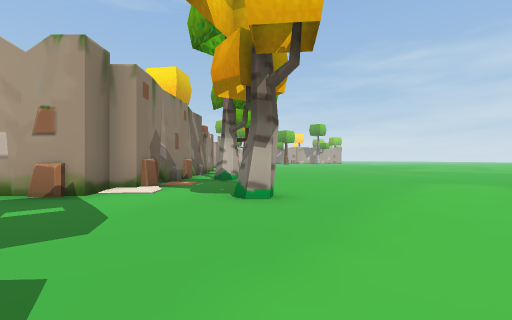
view 1 (above)

24 first-person views from a walk through a Unity game level. The camera is 1.2 m above the floor, looks level and sees 90° across. The floor is counted in squares, 2 m on a side. Each view is taken from the middle of a square. On the plan, view 1 faces up. The plan holds only what a view shows up to about 9 squares ahead; the rest is blank. The place goes on beyond the plan. The player character is not drawn. Some animated figures are left out.

view 2
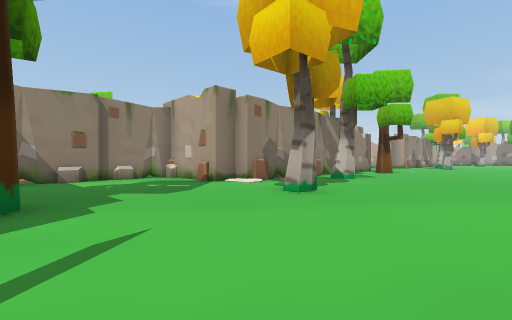

view 3
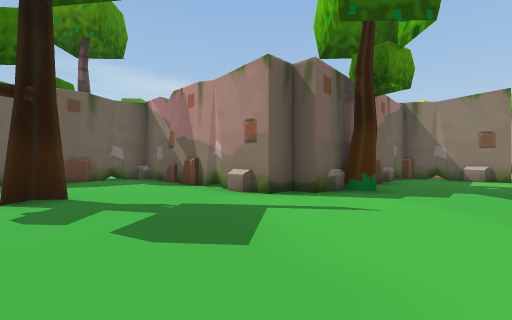

view 4
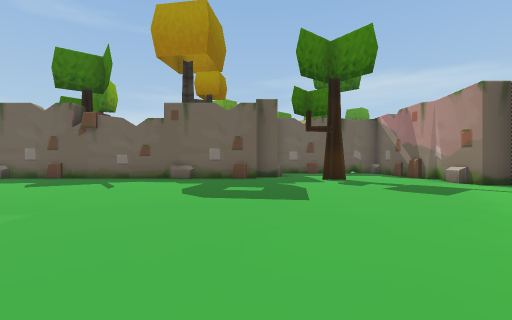

view 5
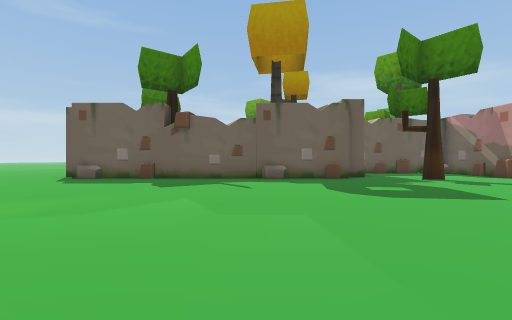

view 6
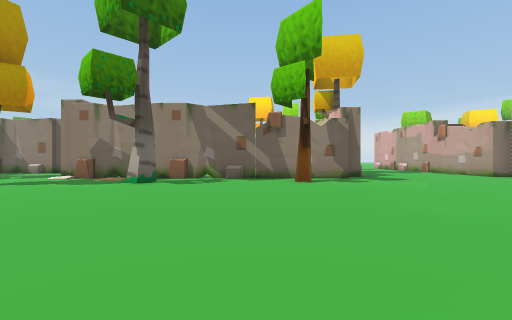

view 7
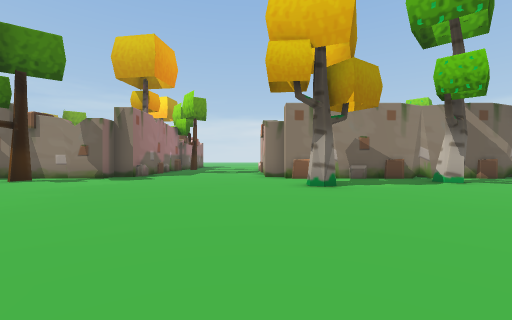

view 8
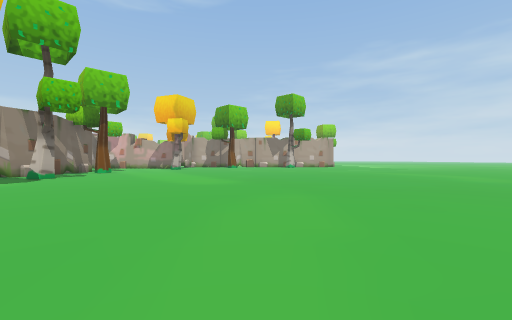

view 9
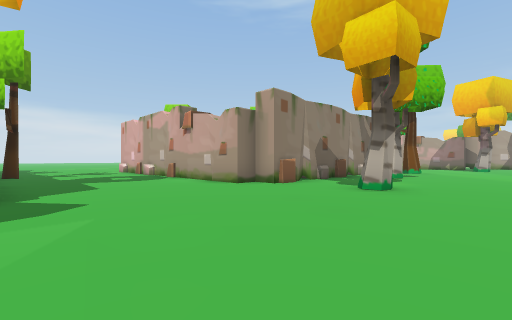

view 10
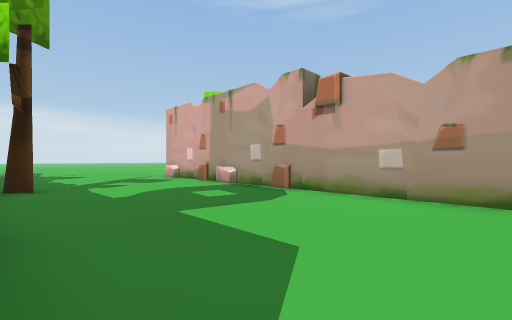

view 11
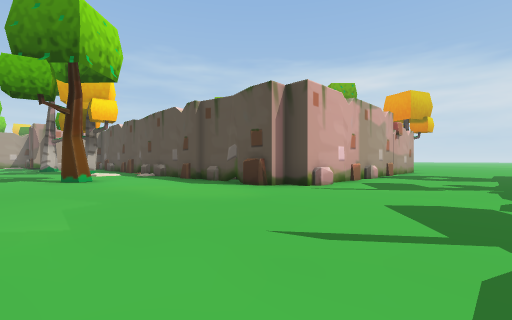

view 12
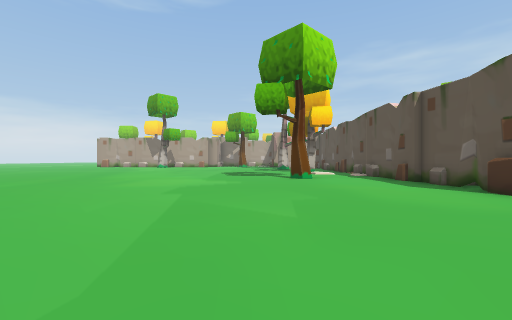

view 13
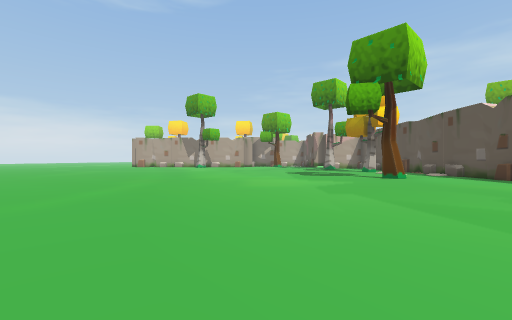

view 14
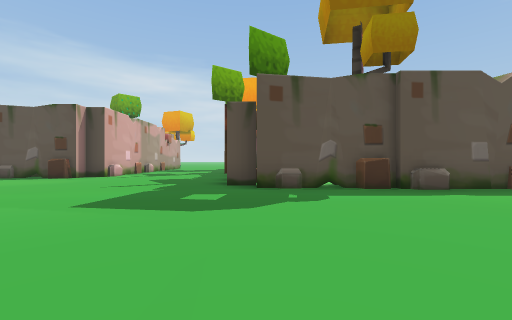

view 15
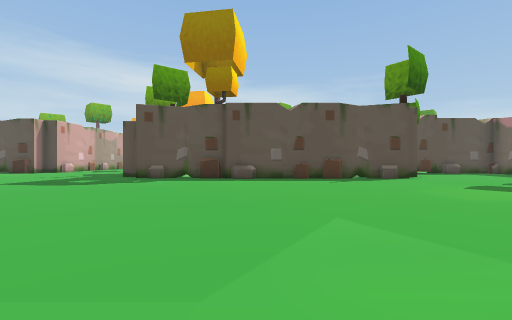

view 16
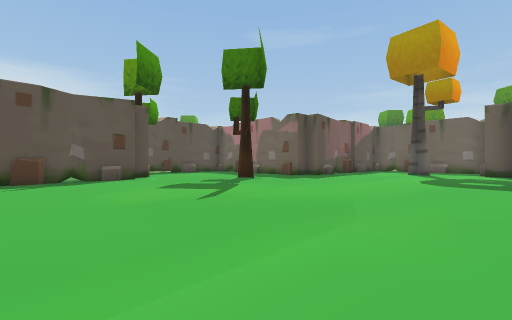

view 17
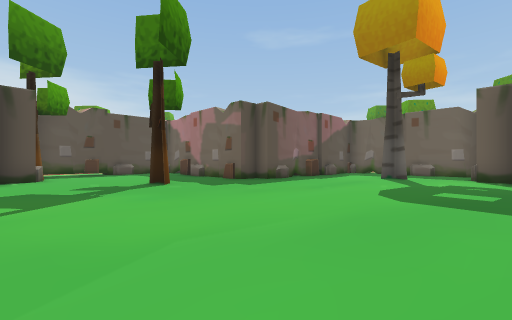

view 18
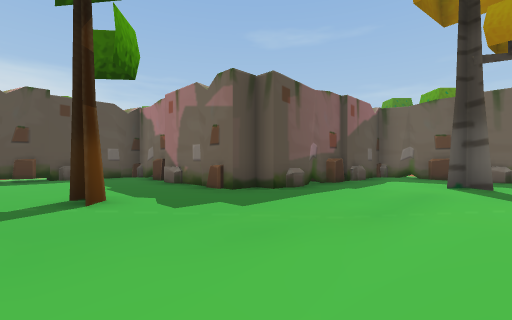

view 19
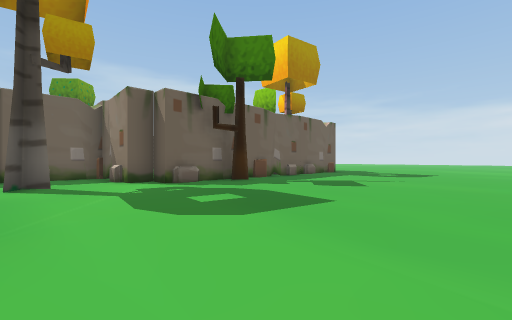

view 20
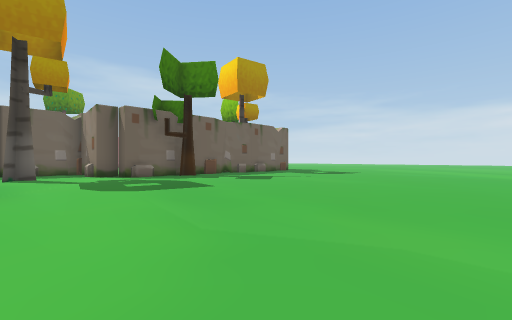

view 21
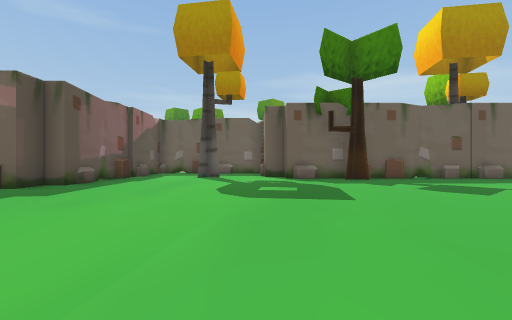

view 22
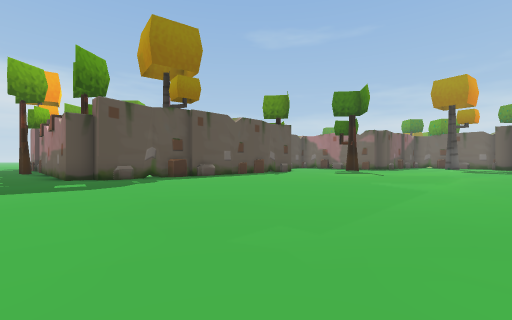

view 23
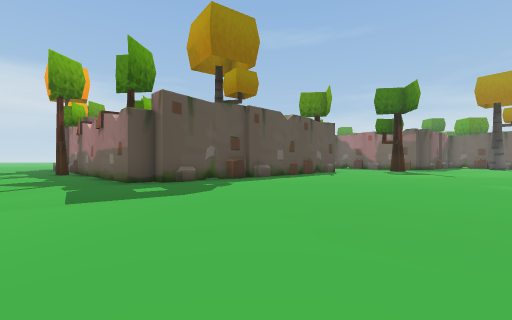

view 24
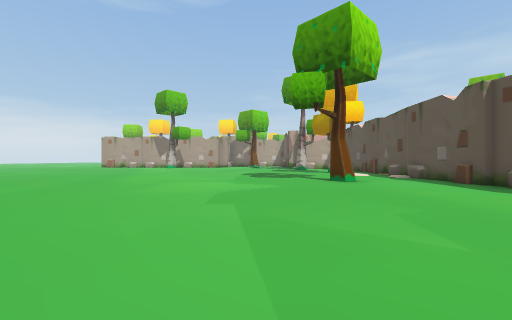

### Floor plan
Key: @ floor where view 1 was taken; # wall or solid block; . floor; / step, stairs or slope.
Columns run from 29 left of view 1 to 17 right of it. Each row starts with its distance up from view 1.
 26   ..............#         #.....
 25  .............#.#         ##................
 24  ...............##        ###...............
 23   ...............#        #................
 22    ..............#        ##..............
 21     .............#        ##.............
 20      ............##########.............
 19       ............##.##................
 18        ...............................
 17        ..............................
 16      ............................  .
 15      ..............##...........
 14      .........####        #......
 13      .........#           #.......
 12      .........#           #.#......
 11      .........#           #.........
 10      ........##           ##.......
  9      ........#            ##..........
  8      ........##            ##.........
  7      .........#           ##.........
  6 ..............#           #.........
  5 ..............##         ##/........  .
  4 ...............##      ###...#..........
  3 ................##     #.................
  2 ...........#.....#     #..................
  1 .................#     #...................
  0 .................#     #....#@..............
 -1 ...........#######     #######...............
 -2 ...........#                 ##...............
 -3 ##.##......#                  #..#.............
 -4  #####..#..#                 ##...###########..
 -5      ##....#                 #...
 -6       ##...#                 ####

Positions as (right, up) in squares from view 1, and headings:
1: (0, 0), facing up
2: (3, 0), facing up-left
3: (4, 2), facing down-left
4: (6, 5), facing down
5: (9, 5), facing down
6: (6, 11), facing left
7: (6, 19), facing left
8: (6, 16), facing up
9: (2, 15), facing up-left
10: (-3, 15), facing up-left
11: (-17, 16), facing up-right
12: (-17, 16), facing up
13: (-20, 16), facing up
14: (-21, 14), facing right
15: (-24, 10), facing right
16: (-24, 8), facing down-right
17: (-24, 5), facing down-right
18: (-22, 3), facing down-right
19: (-21, 3), facing down-left
20: (-21, 6), facing down-left
21: (-23, 5), facing down
22: (-24, 16), facing down-right
23: (-22, 17), facing down-right
24: (-18, 17), facing up
